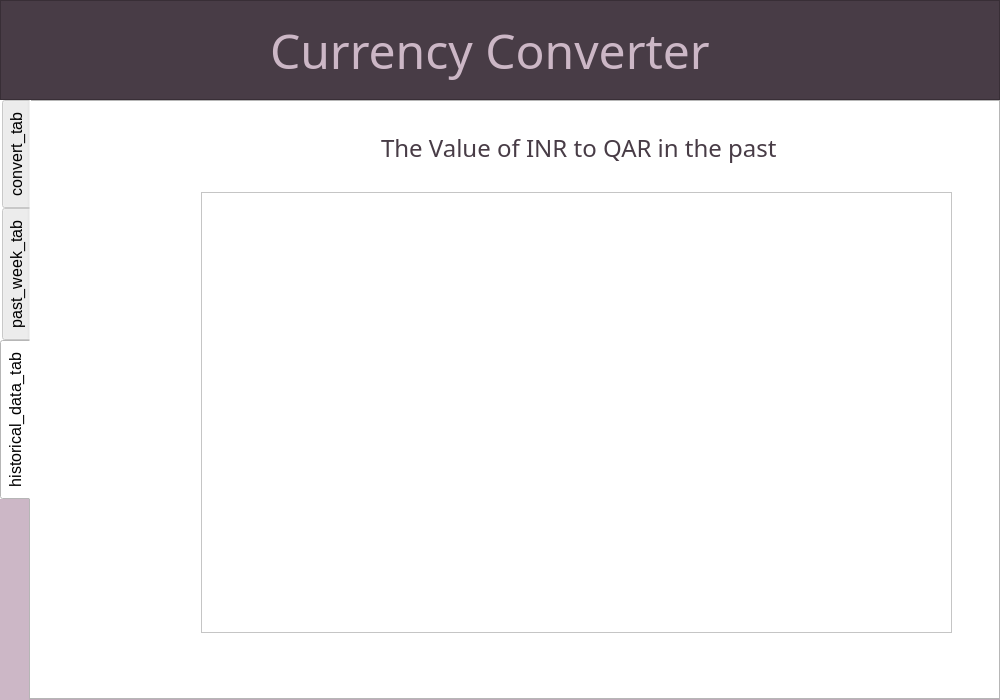
<?xml version="1.0" encoding="UTF-8"?>
<ui version="4.0">
 <class>Dialog</class>
 <widget class="QDialog" name="Dialog">
  <property name="geometry">
   <rect>
    <x>0</x>
    <y>0</y>
    <width>1000</width>
    <height>700</height>
   </rect>
  </property>
  <property name="windowTitle">
   <string>Dialog</string>
  </property>
  <property name="styleSheet">
   <string notr="true">background-color: rgb(204, 183, 198);</string>
  </property>
  <widget class="QTabWidget" name="Navigation_tab">
   <property name="geometry">
    <rect>
     <x>0</x>
     <y>100</y>
     <width>1000</width>
     <height>600</height>
    </rect>
   </property>
   <property name="font">
    <font>
     <family>Segoe UI</family>
     <pointsize>12</pointsize>
    </font>
   </property>
   <property name="focusPolicy">
    <enum>Qt::TabFocus</enum>
   </property>
   <property name="layoutDirection">
    <enum>Qt::LeftToRight</enum>
   </property>
   <property name="autoFillBackground">
    <bool>false</bool>
   </property>
   <property name="styleSheet">
    <string notr="true">background-color: white;</string>
   </property>
   <property name="tabPosition">
    <enum>QTabWidget::West</enum>
   </property>
   <property name="tabShape">
    <enum>QTabWidget::Rounded</enum>
   </property>
   <property name="currentIndex">
    <number>2</number>
   </property>
   <widget class="QWidget" name="tab">
    <attribute name="title">
     <string>convert_tab</string>
    </attribute>
    <widget class="QComboBox" name="curncy_7_combo_box">
     <property name="geometry">
      <rect>
       <x>300</x>
       <y>380</y>
       <width>71</width>
       <height>31</height>
      </rect>
     </property>
    </widget>
    <widget class="QLabel" name="curncy_4_value_lbl">
     <property name="geometry">
      <rect>
       <x>740</x>
       <y>280</y>
       <width>111</width>
       <height>31</height>
      </rect>
     </property>
     <property name="font">
      <font>
       <family>Arvo</family>
       <pointsize>18</pointsize>
      </font>
     </property>
     <property name="styleSheet">
      <string notr="true">color:rgb(72, 60, 70);</string>
     </property>
     <property name="text">
      <string>9999.99</string>
     </property>
    </widget>
    <widget class="QComboBox" name="curncy_4_combo_box">
     <property name="geometry">
      <rect>
       <x>640</x>
       <y>280</y>
       <width>71</width>
       <height>31</height>
      </rect>
     </property>
    </widget>
    <widget class="QComboBox" name="curncy_2_combo_box">
     <property name="geometry">
      <rect>
       <x>610</x>
       <y>150</y>
       <width>71</width>
       <height>31</height>
      </rect>
     </property>
    </widget>
    <widget class="QDateEdit" name="date_edit">
     <property name="geometry">
      <rect>
       <x>540</x>
       <y>480</y>
       <width>191</width>
       <height>31</height>
      </rect>
     </property>
     <property name="font">
      <font>
       <family>Arvo</family>
       <pointsize>16</pointsize>
      </font>
     </property>
     <property name="styleSheet">
      <string notr="true">color:rgb(72, 60, 70);</string>
     </property>
    </widget>
    <widget class="QLabel" name="curncy_6_value_lbl">
     <property name="geometry">
      <rect>
       <x>740</x>
       <y>330</y>
       <width>111</width>
       <height>31</height>
      </rect>
     </property>
     <property name="font">
      <font>
       <family>Arvo</family>
       <pointsize>18</pointsize>
      </font>
     </property>
     <property name="styleSheet">
      <string notr="true">color:rgb(72, 60, 70);</string>
     </property>
     <property name="text">
      <string>9999.99</string>
     </property>
    </widget>
    <widget class="QLabel" name="curncy_5_value_lbl">
     <property name="geometry">
      <rect>
       <x>400</x>
       <y>330</y>
       <width>111</width>
       <height>31</height>
      </rect>
     </property>
     <property name="font">
      <font>
       <family>Arvo</family>
       <pointsize>18</pointsize>
      </font>
     </property>
     <property name="styleSheet">
      <string notr="true">color:rgb(72, 60, 70);</string>
     </property>
     <property name="text">
      <string>9999.99</string>
     </property>
    </widget>
    <widget class="QLabel" name="curncy_8_value_lbl">
     <property name="geometry">
      <rect>
       <x>740</x>
       <y>380</y>
       <width>111</width>
       <height>31</height>
      </rect>
     </property>
     <property name="font">
      <font>
       <family>Arvo</family>
       <pointsize>18</pointsize>
      </font>
     </property>
     <property name="styleSheet">
      <string notr="true">color:rgb(72, 60, 70);</string>
     </property>
     <property name="text">
      <string>9999.99</string>
     </property>
    </widget>
    <widget class="QComboBox" name="curncy_1_combo_box">
     <property name="geometry">
      <rect>
       <x>210</x>
       <y>150</y>
       <width>71</width>
       <height>31</height>
      </rect>
     </property>
    </widget>
    <widget class="QComboBox" name="curncy_5_combo_box">
     <property name="geometry">
      <rect>
       <x>300</x>
       <y>330</y>
       <width>71</width>
       <height>31</height>
      </rect>
     </property>
    </widget>
    <widget class="QLabel" name="curncy_7_value_lbl">
     <property name="geometry">
      <rect>
       <x>400</x>
       <y>380</y>
       <width>111</width>
       <height>31</height>
      </rect>
     </property>
     <property name="font">
      <font>
       <family>Arvo</family>
       <pointsize>18</pointsize>
      </font>
     </property>
     <property name="styleSheet">
      <string notr="true">color:rgb(72, 60, 70);</string>
     </property>
     <property name="text">
      <string>9999.99</string>
     </property>
    </widget>
    <widget class="QComboBox" name="curncy_8_combo_box">
     <property name="geometry">
      <rect>
       <x>640</x>
       <y>380</y>
       <width>71</width>
       <height>31</height>
      </rect>
     </property>
    </widget>
    <widget class="QLabel" name="date_label">
     <property name="geometry">
      <rect>
       <x>390</x>
       <y>480</y>
       <width>111</width>
       <height>31</height>
      </rect>
     </property>
     <property name="font">
      <font>
       <family>Arvo</family>
       <pointsize>18</pointsize>
      </font>
     </property>
     <property name="styleSheet">
      <string notr="true">color:rgb(72, 60, 70);</string>
     </property>
     <property name="text">
      <string>On Date</string>
     </property>
    </widget>
    <widget class="QLabel" name="curncy_3_value_lbl">
     <property name="geometry">
      <rect>
       <x>400</x>
       <y>280</y>
       <width>111</width>
       <height>31</height>
      </rect>
     </property>
     <property name="font">
      <font>
       <family>Arvo</family>
       <pointsize>18</pointsize>
      </font>
     </property>
     <property name="styleSheet">
      <string notr="true">color:rgb(72, 60, 70);</string>
     </property>
     <property name="text">
      <string>9999.99</string>
     </property>
    </widget>
    <widget class="QTextEdit" name="curncy_1_text_edit">
     <property name="geometry">
      <rect>
       <x>330</x>
       <y>150</y>
       <width>191</width>
       <height>31</height>
      </rect>
     </property>
     <property name="font">
      <font>
       <family>Arvo</family>
       <pointsize>16</pointsize>
      </font>
     </property>
    </widget>
    <widget class="QComboBox" name="curncy_3_combo_box">
     <property name="geometry">
      <rect>
       <x>300</x>
       <y>280</y>
       <width>71</width>
       <height>31</height>
      </rect>
     </property>
    </widget>
    <widget class="QComboBox" name="curncy_6_combo_box">
     <property name="geometry">
      <rect>
       <x>640</x>
       <y>330</y>
       <width>71</width>
       <height>31</height>
      </rect>
     </property>
    </widget>
    <widget class="QLabel" name="label_10">
     <property name="geometry">
      <rect>
       <x>340</x>
       <y>40</y>
       <width>501</width>
       <height>31</height>
      </rect>
     </property>
     <property name="font">
      <font>
       <family>Arvo</family>
       <pointsize>18</pointsize>
      </font>
     </property>
     <property name="styleSheet">
      <string notr="true">color:rgb(72, 60, 70);</string>
     </property>
     <property name="text">
      <string>Find out Exchange Rates on Any Date</string>
     </property>
    </widget>
    <widget class="QTextEdit" name="curncy_2_text_edit">
     <property name="geometry">
      <rect>
       <x>730</x>
       <y>150</y>
       <width>191</width>
       <height>31</height>
      </rect>
     </property>
     <property name="font">
      <font>
       <family>Arvo</family>
       <pointsize>16</pointsize>
      </font>
     </property>
    </widget>
    <widget class="QPushButton" name="convert_btn">
     <property name="geometry">
      <rect>
       <x>410</x>
       <y>530</y>
       <width>311</width>
       <height>31</height>
      </rect>
     </property>
     <property name="font">
      <font>
       <family>Arvo</family>
       <pointsize>16</pointsize>
      </font>
     </property>
     <property name="autoFillBackground">
      <bool>false</bool>
     </property>
     <property name="styleSheet">
      <string notr="true">background-color:rgb(218, 203, 212);color:black;</string>
     </property>
     <property name="text">
      <string>Convert for this Date</string>
     </property>
    </widget>
   </widget>
   <widget class="QWidget" name="tab_2">
    <attribute name="title">
     <string>past_week_tab</string>
    </attribute>
    <widget class="QLabel" name="week_text_lbl">
     <property name="geometry">
      <rect>
       <x>300</x>
       <y>30</y>
       <width>501</width>
       <height>31</height>
      </rect>
     </property>
     <property name="font">
      <font>
       <family>Arvo</family>
       <pointsize>18</pointsize>
      </font>
     </property>
     <property name="styleSheet">
      <string notr="true">color:rgb(72, 60, 70);</string>
     </property>
     <property name="text">
      <string>The Value of INR to QAR in the past week</string>
     </property>
    </widget>
    <widget class="QFrame" name="week_graph_frame">
     <property name="geometry">
      <rect>
       <x>170</x>
       <y>90</y>
       <width>751</width>
       <height>441</height>
      </rect>
     </property>
     <property name="frameShape">
      <enum>QFrame::StyledPanel</enum>
     </property>
     <property name="frameShadow">
      <enum>QFrame::Raised</enum>
     </property>
    </widget>
   </widget>
   <widget class="QWidget" name="tab_3">
    <attribute name="title">
     <string>historical_data_tab</string>
    </attribute>
    <widget class="QLabel" name="historical_text_lbl">
     <property name="geometry">
      <rect>
       <x>350</x>
       <y>30</y>
       <width>441</width>
       <height>31</height>
      </rect>
     </property>
     <property name="font">
      <font>
       <family>Arvo</family>
       <pointsize>18</pointsize>
      </font>
     </property>
     <property name="styleSheet">
      <string notr="true">color:rgb(72, 60, 70);</string>
     </property>
     <property name="text">
      <string>The Value of INR to QAR in the past</string>
     </property>
    </widget>
    <widget class="QFrame" name="historical_graph_frame">
     <property name="geometry">
      <rect>
       <x>170</x>
       <y>90</y>
       <width>751</width>
       <height>441</height>
      </rect>
     </property>
     <property name="frameShape">
      <enum>QFrame::StyledPanel</enum>
     </property>
     <property name="frameShadow">
      <enum>QFrame::Raised</enum>
     </property>
    </widget>
   </widget>
  </widget>
  <widget class="QFrame" name="Title_frame">
   <property name="geometry">
    <rect>
     <x>0</x>
     <y>0</y>
     <width>1000</width>
     <height>100</height>
    </rect>
   </property>
   <property name="styleSheet">
    <string notr="true">background-color: rgb(72, 60, 70);</string>
   </property>
   <property name="frameShape">
    <enum>QFrame::StyledPanel</enum>
   </property>
   <property name="frameShadow">
    <enum>QFrame::Raised</enum>
   </property>
   <widget class="QLabel" name="label_11">
    <property name="geometry">
     <rect>
      <x>270</x>
      <y>10</y>
      <width>501</width>
      <height>81</height>
     </rect>
    </property>
    <property name="font">
     <font>
      <family>Arvo</family>
      <pointsize>36</pointsize>
     </font>
    </property>
    <property name="styleSheet">
     <string notr="true">color:rgb(204, 183, 198);</string>
    </property>
    <property name="text">
     <string>Currency Converter</string>
    </property>
   </widget>
  </widget>
 </widget>
 <resources/>
 <connections/>
</ui>
